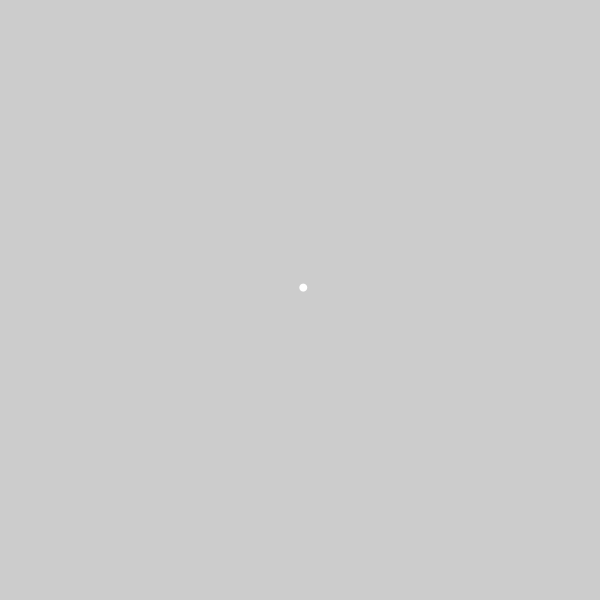
Frame 1 (no input)
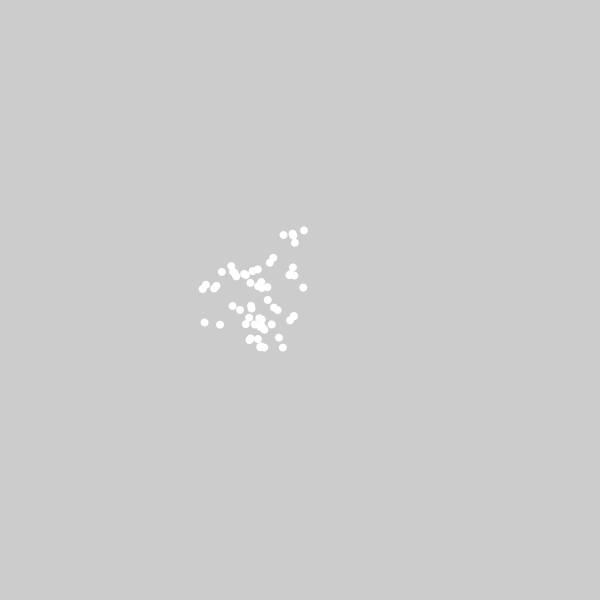
Frame 60 (the mouse pressed at the canvas centre just before this capture)
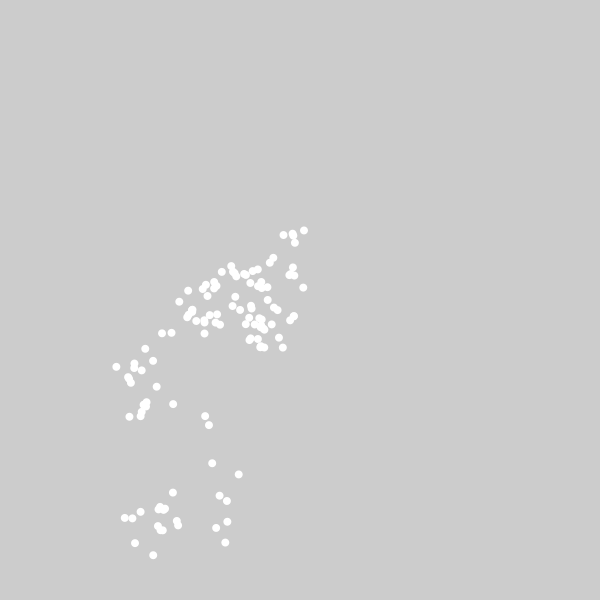
Frame 120 (the mouse held since frame 60 and released just before this capture)

The Processing sketch that drew these frames (run headless with seeded random() and noise(); from frame 60 on, the mouse is pressed at the canvas centre):

// Processing sketch: Exercise_I_05
// ── Exercise_I_05.pde
Walker matilda;

void setup() {
  pixelDensity(displayDensity());
  size(600, 600);
  matilda = new Walker();
}

void draw() {
  matilda.step();
  matilda.render();
}

// ── Walker.pde
class Walker {
  PVector pos;
  
  Walker() {
    pos = new PVector(width/2, height/2);
  }
  
  void step() {
    PVector randomV = PVector.random2D();
    float num = randomGaussian();
    float mean = 10;
    float sd = 20;
    float stepSize = (sd * num) + mean;
    PVector randomStep = PVector.mult(randomV, stepSize);
    pos.add(randomStep);
    //println("randomStep = " + randomStep);
    //println("stepSize = " + stepSize);
    //println("pos = " + pos);
  }
  
  void render() {
    noStroke();
    ellipse(pos.x, pos.y, 8, 8);
  }
  
}
